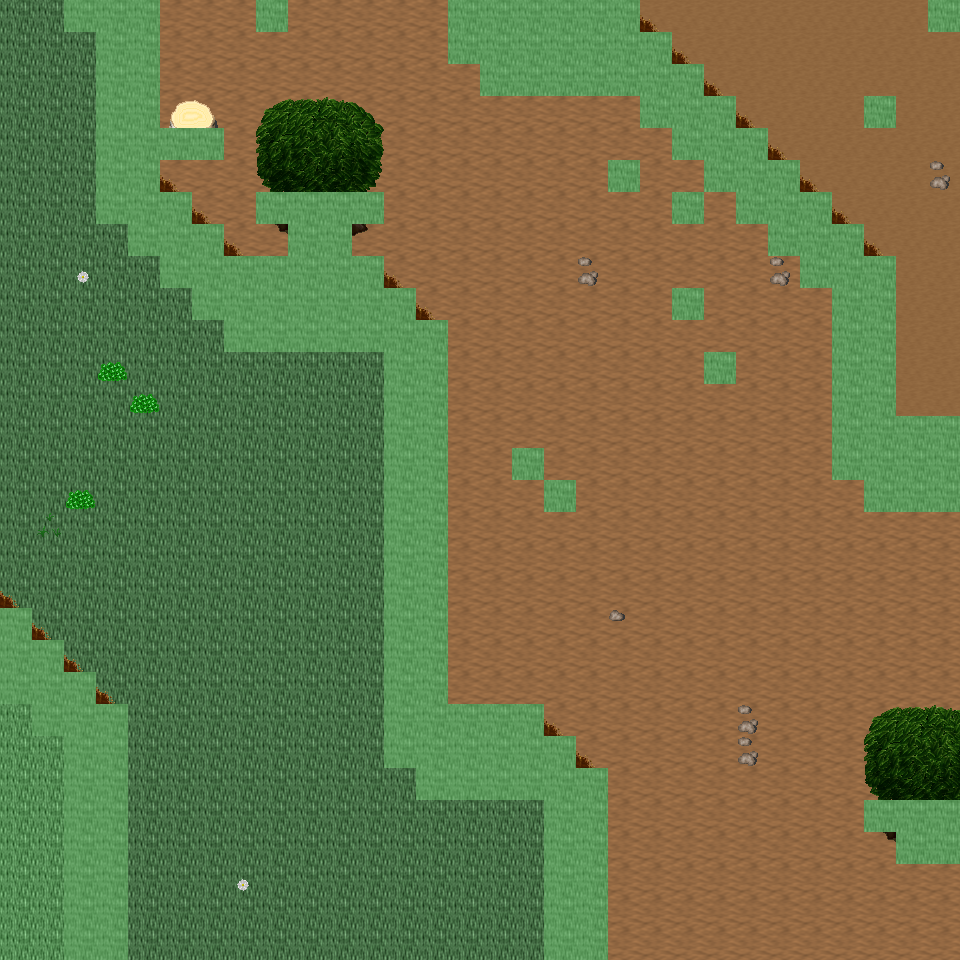

Rendered tile map (Tiled .tmx) drawn with the repository's tilesets; below, a short description and the map source with its tile grids summarised:
An orthogonal 30x30 tile map with 32x32 px tiles, 6 tile layers (Ground, Object, Object2, Above, ...), 23 tilesets and 12 objects (12x mapExit).

<map version="1.0" orientation="orthogonal" renderorder="right-down" width="30" height="30" tilewidth="32" tileheight="32" nextobjectid="13">
  <tileset firstgid="1" name="tileset_ground_ground" tilewidth="32" tileheight="32" tilecount="33" columns="3">
    <image source="../drawable/tileset_ground_ground.png" width="96" height="352" />
  </tileset>
  <tileset firstgid="34" name="tileset_ground_ridge_earth_dark" tilewidth="32" tileheight="32" tilecount="96" columns="12">
    <image source="../drawable/tileset_ground_ridge_earth_dark.png" width="384" height="256" />
  </tileset>
  <tileset firstgid="130" name="tileset_plant_flower_daisy_white" tilewidth="32" tileheight="32" tilecount="8" columns="2">
    <image source="../drawable/tileset_plant_flower_daisy_white.png" width="64" height="128" />
  </tileset>
  <tileset firstgid="138" name="tileset_plant_grasses" tilewidth="32" tileheight="32" tilecount="6" columns="3">
    <image source="../drawable/tileset_plant_grasses.png" width="96" height="64" />
  </tileset>
  <tileset firstgid="144" name="tileset_plant_tree_tree_fluffy" tilewidth="32" tileheight="32" tilecount="12" columns="4">
    <image source="../drawable/tileset_plant_tree_tree_fluffy.png" width="128" height="96" />
  </tileset>
  <tileset firstgid="156" name="tileset_plant_bush_bushes" tilewidth="32" tileheight="32" tilecount="10" columns="5">
    <image source="../drawable/tileset_plant_bush_bushes.png" width="160" height="64" />
  </tileset>
  <tileset firstgid="166" name="tileset_logic_portal" tilewidth="32" tileheight="32" tilecount="24" columns="8">
    <image source="../drawable/tileset_logic_portal.png" width="256" height="96" />
  </tileset>
  <tileset firstgid="190" name="tileset_logic_collision" tilewidth="32" tileheight="32" tilecount="1" columns="1">
    <image source="../drawable/tileset_logic_collision.png" width="32" height="32" />
  </tileset>
  <tileset firstgid="191" name="tileset_logic_creature_animal" tilewidth="32" tileheight="32" tilecount="32" columns="8">
    <image source="../drawable/tileset_logic_creature_animal.png" width="256" height="128" />
  </tileset>
  <tileset firstgid="223" name="tileset_ground_dry_grass" tilewidth="32" tileheight="32" tilecount="54" columns="9">
    <image source="../drawable/tileset_ground_dry_grass.png" width="288" height="192" />
  </tileset>
  <tileset firstgid="277" name="tileset_ground_earth_edges" tilewidth="32" tileheight="32" tilecount="18" columns="6">
    <image source="../drawable/tileset_ground_earth_edges.png" width="192" height="96" />
  </tileset>
  <tileset firstgid="295" name="tileset_ground_grass_corners" tilewidth="32" tileheight="32" tilecount="24" columns="6">
    <image source="../drawable/tileset_ground_grass_corners.png" width="192" height="128" />
  </tileset>
  <tileset firstgid="319" name="tileset_plant_tree_evergreen" tilewidth="32" tileheight="32" tilecount="36" columns="3">
    <image source="../drawable/tileset_plant_tree_evergreen.png" width="96" height="384" />
  </tileset>
  <tileset firstgid="355" name="tileset_plant_tree_tree_darkgreen" tilewidth="32" tileheight="32" tilecount="88" columns="8">
    <image source="../drawable/tileset_plant_tree_tree_darkgreen.png" width="256" height="352" />
  </tileset>
  <tileset firstgid="443" name="tileset_building_decoration_rocks" tilewidth="32" tileheight="32" tilecount="6" columns="3">
    <image source="../drawable/tileset_building_decoration_rocks.png" width="96" height="64" />
  </tileset>
  <tileset firstgid="449" name="tileset_plant_stump_stump_pale_brown" tilewidth="32" tileheight="32" tilecount="4" columns="2">
    <image source="../drawable/tileset_plant_stump_stump_pale_brown.png" width="64" height="64" />
  </tileset>
  <tileset firstgid="453" name="tileset_plant_stump_int_small_stump_2" tilewidth="32" tileheight="32" tilecount="1" columns="1">
    <image source="../drawable/tileset_plant_stump_int_small_stump_2.png" width="32" height="32" />
  </tileset>
  <tileset firstgid="454" name="tileset_ground_rock_pebbles" tilewidth="32" tileheight="32" tilecount="3" columns="1">
    <image source="../drawable/tileset_ground_rock_pebbles.png" width="32" height="96" />
  </tileset>
  <tileset firstgid="457" name="tileset_plant_bush_bush_mult_colored" tilewidth="32" tileheight="32" tilecount="6" columns="3">
    <image source="../drawable/tileset_plant_bush_bush_mult_colored.png" width="96" height="64" />
  </tileset>
  <tileset firstgid="463" name="tileset_plant_tree_umbrella_thorn" tilewidth="32" tileheight="32" tilecount="18" columns="6">
    <image source="../drawable/tileset_plant_tree_umbrella_thorn.png" width="192" height="96" />
  </tileset>
  <tileset firstgid="481" name="tileset_logic_item_fruits" tilewidth="32" tileheight="32" tilecount="16" columns="8">
    <image source="../drawable/tileset_logic_item_fruits.png" width="256" height="64" />
  </tileset>
  <tileset firstgid="497" name="tileset_building_house_3" tilewidth="32" tileheight="32" tilecount="48" columns="6">
    <image source="../drawable/tileset_building_house_3.png" width="192" height="256" />
  </tileset>
  <tileset firstgid="545" name="tileset_logic_creature_mutant" tilewidth="32" tileheight="32" tilecount="7" columns="7">
    <image source="../drawable/tileset_logic_creature_mutant.png" width="224" height="32" />
  </tileset>
  <layer name="Ground" width="30" height="30">
    <data>[900 cells, 900 non-empty, 4 distinct tile ids]</data>
  </layer>
  <layer name="Object" width="30" height="30">
    <data>[900 cells, 221 non-empty, 28 distinct tile ids]</data>
  </layer>
  <layer name="Object2" width="30" height="30">
    <data>[900 cells, 0 non-empty, 0 distinct tile ids]</data>
  </layer>
  <layer name="Above" width="30" height="30">
    <data>[900 cells, 27 non-empty, 16 distinct tile ids]</data>
  </layer>
  <layer name="Above2" width="30" height="30">
    <data>[900 cells, 0 non-empty, 0 distinct tile ids]</data>
  </layer>
  <layer name="Walkable" width="30" height="30">
    <data>[900 cells, 191 non-empty, 1 distinct tile ids]</data>
  </layer>
  <objectgroup name="MapEvents">
    <object id="1" name="north" type="mapExit" x="0" y="0" width="64" height="32">
      <properties>
        <property name="map" value="level_0_x154_y25" />
        <property name="x" value="0" />
        <property name="y" value="28" />
      </properties>
    </object>
    <object id="2" name="north2" type="mapExit" x="160" y="0" width="96" height="32">
      <properties>
        <property name="map" value="level_0_x154_y25" />
        <property name="x" value="5" />
        <property name="y" value="28" />
      </properties>
    </object>
    <object id="3" name="north3" type="mapExit" x="288" y="0" width="160" height="32">
      <properties>
        <property name="map" value="level_0_x154_y25" />
        <property name="x" value="9" />
        <property name="y" value="28" />
      </properties>
    </object>
    <object id="4" name="north4" type="mapExit" x="640" y="0" width="288" height="32">
      <properties>
        <property name="map" value="level_0_x154_y25" />
        <property name="x" value="20" />
        <property name="y" value="28" />
      </properties>
    </object>
    <object id="5" name="south" type="mapExit" x="0" y="928" width="64" height="32">
      <properties>
        <property name="map" value="level_0_x154_y27" />
        <property name="x" value="0" />
        <property name="y" value="1" />
      </properties>
    </object>
    <object id="6" name="south2" type="mapExit" x="128" y="928" width="416" height="32">
      <properties>
        <property name="map" value="level_0_x154_y27" />
        <property name="x" value="4" />
        <property name="y" value="1" />
      </properties>
    </object>
    </objectgroup>
</map>
<!-- 6 of 12 objects omitted -->
